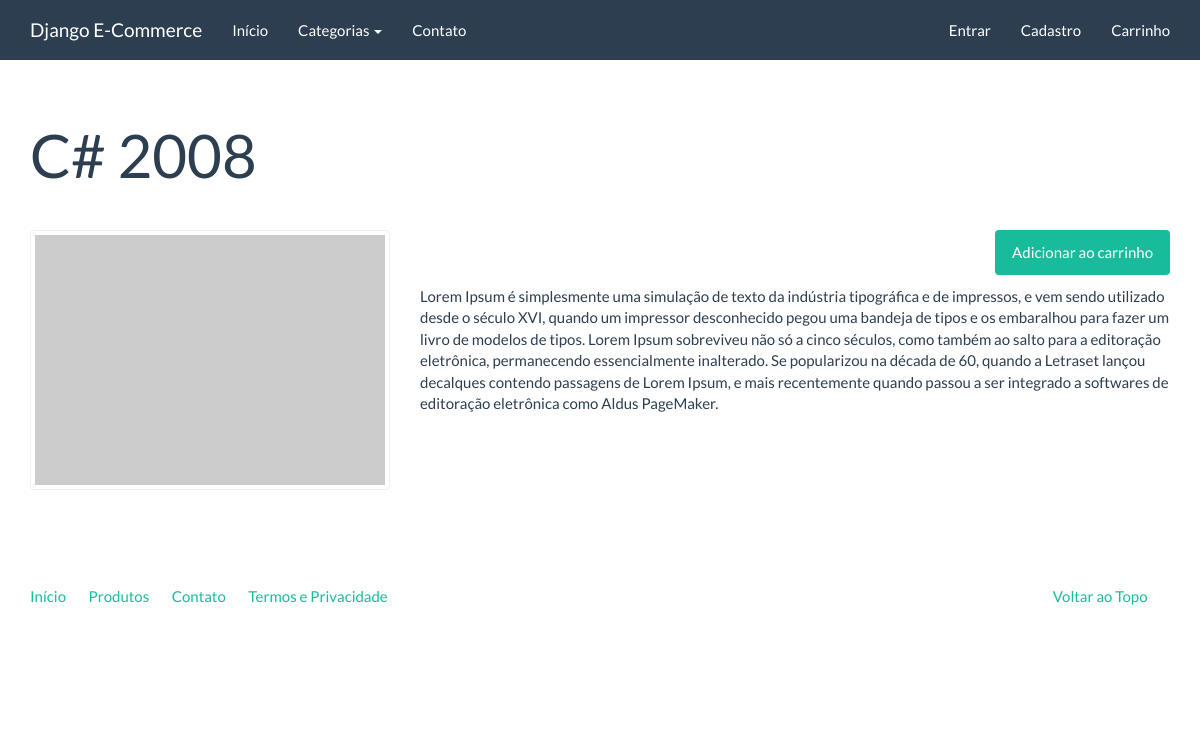
Screenshot of /catalogo/produtos/c2008/ with the database file from the repository.
### catalog/models.py (models this page shows, shortened)
class Product(models.Model):
    name = models.CharField('Nome', max_length=100)
    slug = models.SlugField('Identificador', max_length=100)
    category = models.ForeignKey('catalog.Category', verbose_name='Categoria')
    description = models.TextField('Descrição', blank=True)
    price = models.DecimalField('Preço', decimal_places=2, max_digits=8)
    created = models.DateField('Criado em', auto_now_add=True)
    modified = models.DateField('Modificado em', auto_now=True)
    image = models.ImageField('Imagem', upload_to='products', blank=True, null=True)
    def __str__(self):
        return self.name
    class Meta:
        verbose_name = 'Produto'
        verbose_name_plural = 'Produtos'
        ordering = ['name']

### catalog/views.py (the view)
# urls.py: url(r'^produtos/(?P<slug>[\w_-]+)/$', views.product, name='product'),
def product(request, slug):
    product = Product.objects.get(slug=slug)
    context = {
        'product': product
    }
    return render(request, 'catalog/product.html', context)

### catalog/context_processors.py (called while the page is built)
def categories(request):
    return {
        'categories': Category.objects.all()
    }

### catalog/models.py (called while the page is built)
    def get_absolute_url(self):
        return reverse('catalog:category', kwargs={'slug': self.slug})

### catalog/templates/catalog/product.html (shortened to what this page needs)
{% extends "base.html" %}
{% block container %}
    <div class="page-header">
    <h1>{{ product }}</h1>
    </div>
    <div class="row">
    <div class="col-sm-4">
        <a href="#" class="thumbnail">
            <img src="http://placehold.it/350x250" alt="" />
        </a>
    </div>
    <div class="col-sm-8">
        <p class="text-right">
            <a href="{% url 'checkout:create_cartitem' product.slug %}" class="btn btn-success">
                Adicionar ao carrinho
            </a>
        </p>
        {{ product.description|linebreaks }}
    </div>
    </div>
{% endblock %}

### rows the page displays
Product: name "C# 2008", description "Lorem Ipsum é simplesmente uma simulação de texto da indústria tipográfica e de impressos, e vem sendo utilizado desde o século XVI, quando um impressor desconhecido pegou uma bandeja de tipos e os embaralhou para fazer um livro de modelos de tipos. Lorem Ipsum sobreviveu não só a cinco séculos, como também ao salto para a editoração eletrônica, permanecendo essencialmente inalterado. Se popularizou na década de 60, quando a Letraset lançou decalques contendo passagens de Lorem Ipsum, e mais recentemente quando passou a ser integrado a softwares de editoração eletrônica como Aldus PageMaker."
